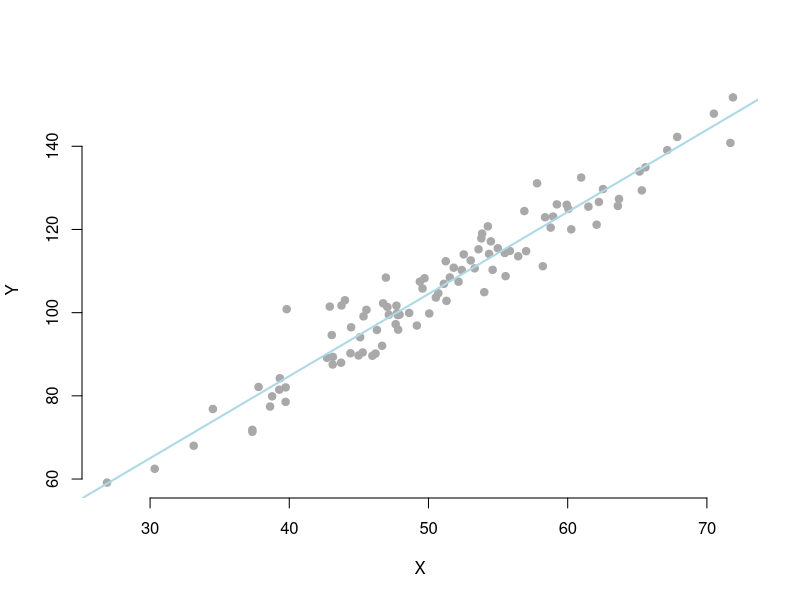
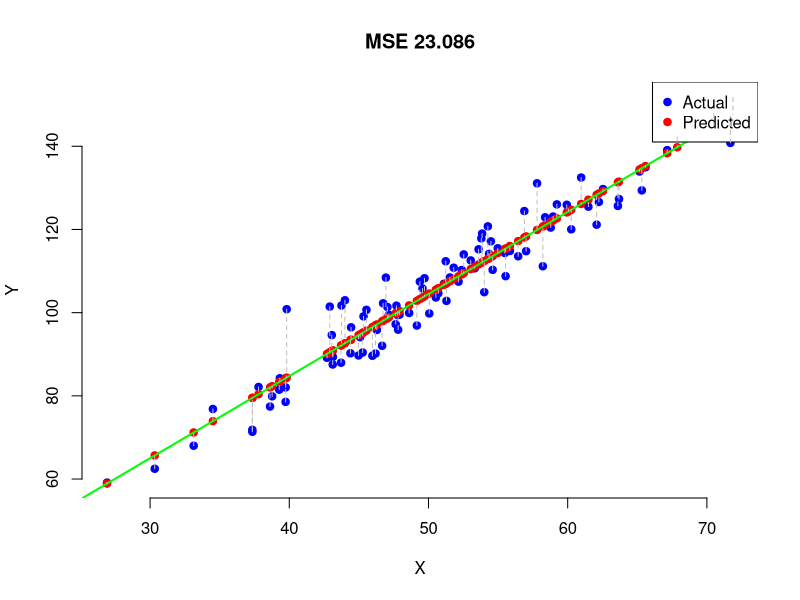

Here is the R script that generated these plots, in order:
# Simulating a linear regression
# 1.  Deciding on the true underlying relationship: For simplicity, let's assume a
#     simple linear relationship <- Y=\beta_0+\beta_1X+\epsilon, where
#     \epsilon is the error term.
#
# 2.  Simulate the predictor variable(s): Let's simulate X from a normal distribution.
# 3.  Generate the error term: Typically, the error term \epsilon is simulated from
#     a normal distribution with mean 0.
# 4. Compute the response variably Y: Using the true underlying relationship, generate
#                                     Y.
# 5.  Fit the linear regression model:  Using the "lm" function in R.
#--------------------------------------------------------------------

# Set the seed for reproducibility
set.seed(123)

n <- 100
X <- rnorm(n, mean=50, sd=10)
beta_0 <- 5
beta_1 <- 2
epsilon <- rnorm(n, mean=0, sd=5)

Y <- beta_0 + beta_1 * X + epsilon
model <- lm(Y ~ X)

summary(model)
y_pred <- predict(model, newdata = data.frame(X = X))

# Plot the data in a minimal style
plot(X, Y, pch=19, col="darkgray", xlab="X", ylab="Y", axes=TRUE, frame.plot=FALSE)
abline(h=0, v=0, col="black", lwd=1) # Add x and y axes
abline(model, col="lightblue", lwd=2)

# Plot interpretation
# 1.  Data distribution:  The data points are distributed in an upward trend, suggesting a positive correlation between
#                         X and Y. As the values of X increase, the values of Y tend to increase as well.
#
# 2.  Regression Line:  The light blue line represents the linear regression model fitted to the data. It aims to provide
#                       the best linear description of the relationship between X and Y.
#
# 3.  Scatter around the Line:  There's some scatter around the regression line, which indicates the variability in the data.
#                               This variability is due to the epsilon "epsilon" term you added in your regression model,
#                               which represents random error.
#
# 4.  Slope:  The slope of the regression line appears to be positive, which confirms the positive relationship between X and Y.
#             Given the code, the slope (or coefficient for X) is set to beta_1=2, which means for every one unit in
#             increase in X, Y is expected to increase by 2 units on average, holding other factors constant.
#
# 5.  Intercept:  The point where the regression line crosses the y-axis is the y-intercept. In the code, the beta_0=5,
#                 which represents the expected value of Y when X is 0.
#
# In summary, the plot visualizes a positive linear relationship between X and Y as captured by the linear regression model.
# The regression line represents the best linear fit to the data, taking into account the random term introduced by the
# "epsilon" term.
#----------------------------------------------------------------------------------------------------------------------

# model summary Interpretation
summary(model)

# 1.  Model Formula:  lm(formula = Y ~ X)
#                     This indicates that the linear model is predicting the dependent variable "Y"
#                     based on the independent variable "X".
#
# 2.  Residuals:  Residuals are the difference between the observed values of the dependent variable (Y)
#                 and the values predicted by the model.
#                   ->  "Min", "1Q", "Median", "3Q", "Max" are the summary statistics for the residuals, giving
#                       you an idea of their distribution. For instance, the "Median" value being close to 0
#                       suggests that, on average, the model's predictions are fairly accurate.
#
# 3.  Coefficients: These provide the details about the relationship between the independent variable(s) and the
#                   dependent variable.
#       * "(Intercept)":  is the y-intercept. Its estimate is "5.79778", which means when X is 0, the predicted value of Y is
#                         approximately 5.798.
#       * "X":  is the slope of the regression line. Its estimate "1.97376", which means for every one unit increase in X,
#               Y increases by approximately 1.974 units.
#       * "Std. Error": Indicates the standard error of the coefficients, a measure of the variability of the coefficient.
#       * "t value":  is the test statistic for the hypothesis that the coefficient is equal to zero (nopeffect). A large
#                     t-value suggests that the coefficient is statistically different from 0.
#       * "Pr(>|t|)": is the p-value for the t-test. A small p-value (<0.05) typically indicates that you can reject the null
#                     hypothesis, suggesting the coefficient is significant. Here, both the intercept and the slope for
#                     X are significant.
#
# 4.  Signif. codes:  This is a key explaining the significance stars. The more stars, the higher the significance.
#                     For example, "***" indicates a p-values less than 0.001, which is highly significant.
#
# 5.  Residual Standard Error:  This is the average amount that the response will deviate from the true regression line.
#                               It's "4.854" on "98 degrees of freedom". The degrees of freedom is n-2 for simple linear
#                               regression, where n is the number of observations.
#
# 6.  Multiple R-squared: This is the proportion of the variance in the dependent variable that is predictable from the independent
#                         variable(s). A value of "0.933" suggests that 93.3% of the variability in "Y" can be explained by "X".
#
# 7. Adjusted R-squared:  This is just the adjusted proportion of the variance explained, taking into account the number of predictors in the
#                         model. For simple linear regression, this value is very close to the Multiple R-squared. It's more relevant in
#                         multiple regression.
#
# 8.  F-statistic:  This is a measure of how significant the fit is. The value of 1364 on 1 and 98 DF is very high, suggesting a relationship
#                   between X and Y.
#
# 9.  P-value for the F-statistic:  The p-value associated with the F-statistic tests the hypothesis that the model with no
#                                   independent variables fits the data as well as your model. A very small  p-value (<0.05) indicates
#                                   your model provides a better fit to the data than a model with no independent variables.
#--------------------------------------------------------------------------------------------------------------------------------------------
#

# Creating the Mean Squared Error Function (MSE)
mse_function <- function(y_true, y_pred){
  return(mean((y_true - y_pred)^2))
}

mse_value <- mse_function(Y, y_pred)
print(mse_value)

# MSE interpretation
# The mean Squared Error (MSE) is a measured of the average of the squares of the errors or deviations
# between the actual and estimated values. It is one of the most commonly used metrics to evaluate
# the performance of regression models.
# INTERPRETATION: 
#   * Magnitude:  The MSE is always non-negative. A value of 0 indicates that the model's predictions are perfect
#                 (which rarely happens in real-life scenarios). The larger the MSE, the larger the errors the
#                 the model is making in its predictions.
#
#   * Units:  The MSE has the squared units of whatever variable you're predicting. For instance, if you're predicting house prices
#             in thousands of dollars, than an MSE of 23.08603 would be units of (thousands of dollars)^2.
#
# MSE VALUE OF 23.08603
# ---------------------
#   If your MSE is 23.08603, it means, on average, the squared difference between your predicted values and the actual values is
#   23.086603. In practice, to get a more  intuitive sense of the error magnitude, you might take the square root of the MSE,
#   known as the Root Mean Squared Error (RMSE). The RMSE would be in the same units as your target variable.
#
#   For the given MSE value of 23.08603, the RMSE would be:
#   RMSE = \sqrt{MSE} = \sqrt{23.08603} \approx 4.8
#
#   So, in the context of our example, if we're predicting house prices in thousands of dollars,
#   then on average, our prediction are off about by 4.8 thousand dollars.

# Plotting the MSE

# 1.  Extract predicted values from the model
predicted <- predict(model)
# 2.  Compute residuals
residuals <- Y - predicted
# 3.  Calculate the MSE
mse <- mean(residuals^2)

# 4.  Plot the actual vs. predicted values and visualze the residuals
plot(X, Y, main=paste("MSE", round(mse, 3)), xlab="X", ylab="Y", col="blue", pch=19, frame.plot=FALSE)
points(X, predicted, col="red", pch=19)
abline(model, col="green", lwd=2)
legend("topright", legend=c("Actual", "Predicted"), col=c("blue", "red"), pch=19, bg="white")
#   Optional: Add lines to represent residuals (errors)
segments(X, Y, X, predicted, col="grey", lty=2)














